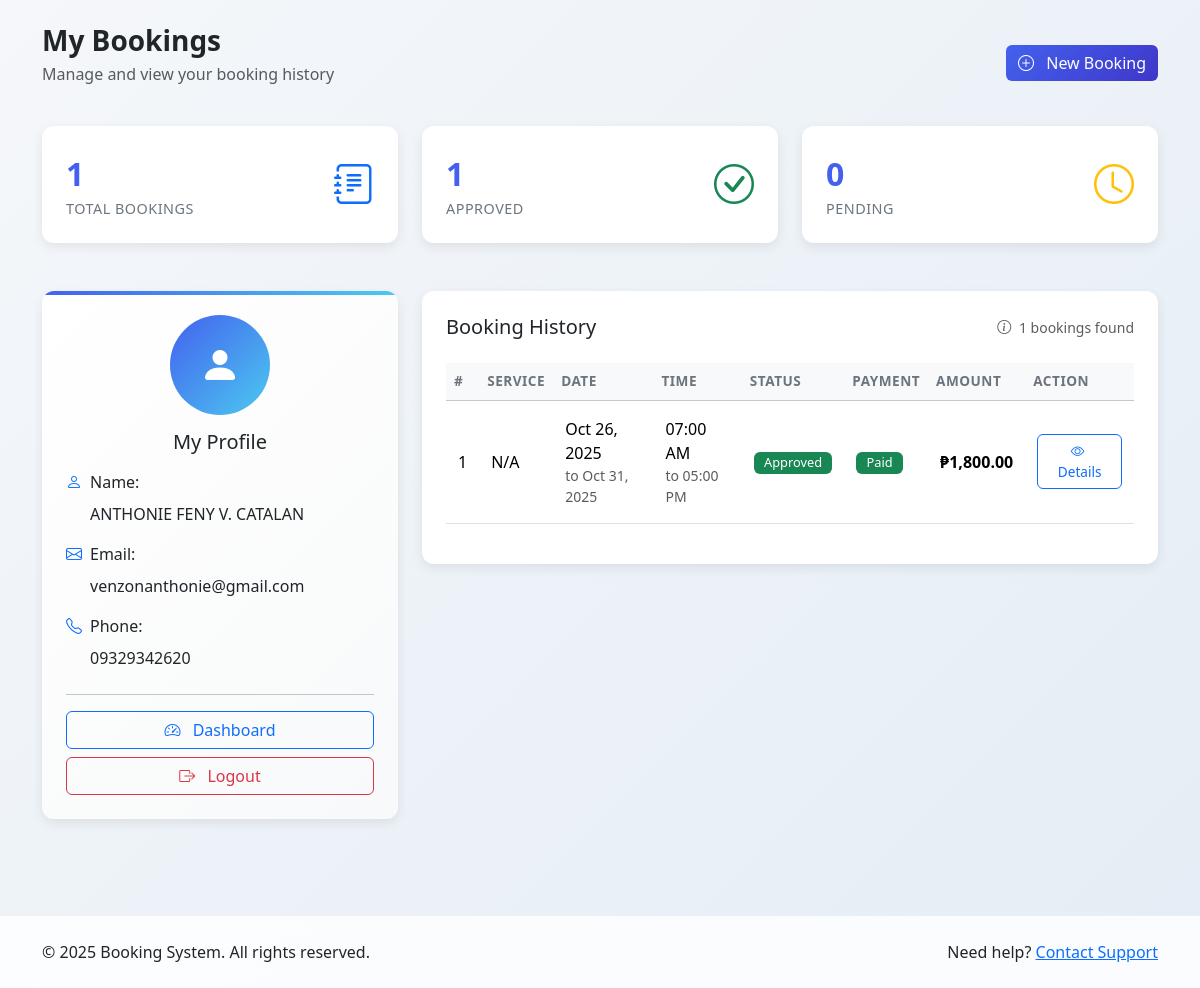
/content/my_bookings.php (signed in), run on an earlier commit of the app's database.
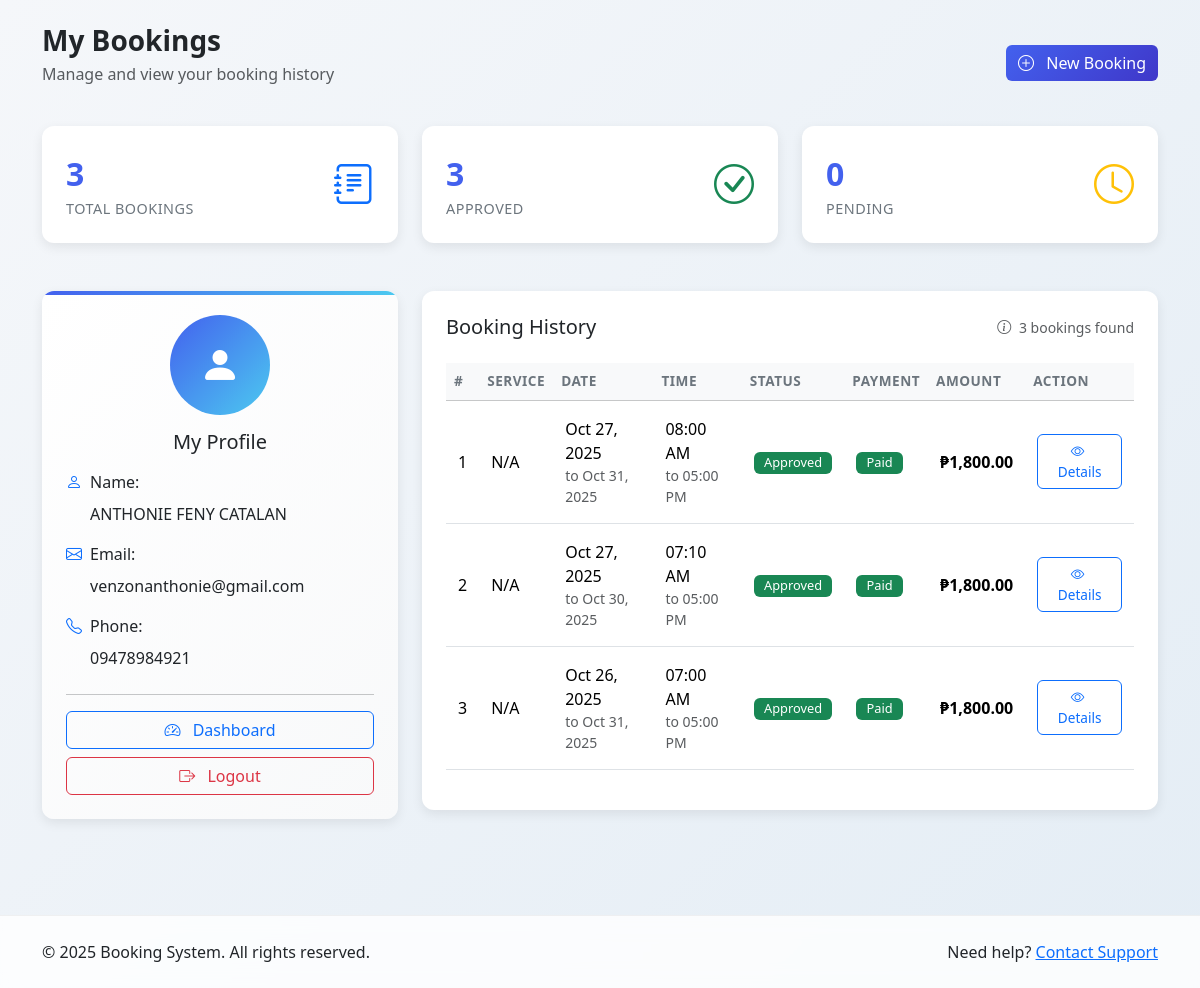
And on a later commit of the database.
### tables this page shows
CREATE TABLE `bookings` (
  `id` int(11) NOT NULL,
  `provider_id` int(11) NOT NULL,
  `service_id` int(11) NOT NULL,
  `customer_id` int(11) NOT NULL,
  `role` int(11) NOT NULL,
  `customer_name` varchar(255) NOT NULL,
  `customer_email` varchar(255) NOT NULL,
  `customer_phone` varchar(50) NOT NULL,
  `booking_date_from` date NOT NULL,
  `booking_date_to` date NOT NULL,
  `booking_time_from` time NOT NULL,
  `booking_time_to` time NOT NULL,
  `total_price` decimal(10,2) NOT NULL DEFAULT 0.00,
  `payment_id` varchar(255) DEFAULT NULL,
  `payment_link` text DEFAULT NULL,
  `booking_time` time NOT NULL,
  `booking_status` varchar(50) NOT NULL DEFAULT 'pending',
  `is_approve` tinyint(1) NOT NULL DEFAULT 0,
  `special_request` text DEFAULT NULL,
  `price` decimal(10,2) NOT NULL,
  `payment_status` varchar(20) NOT NULL DEFAULT 'unpaid',
  `paymongo_checkout_id` varchar(100) DEFAULT NULL,
  `paymongo_payment_intent_id` varchar(100) DEFAULT NULL,
  `created_at` timestamp NOT NULL DEFAULT current_timestamp()
);

### content/my_bookings.php (the view, shortened to what the rows shown need)
<?php
require_once '../db.php';
$customer_id = $_SESSION['user_id'];
$bookings_query = $conn->prepare("
    SELECT
        b.*,
        s.service_name
    FROM
        bookings AS b
    LEFT JOIN
        services AS s ON b.service_id = s.service_id
    WHERE
        b.customer_id = ?
    ORDER BY
        b.created_at DESC
");
$bookings_query->bind_param("i", $customer_id);
$bookings_query->execute();
$bookings = $bookings_query->get_result();
?>
<!DOCTYPE html>
<html lang="en">
<head>
    <link href="https://cdn.jsdelivr.net/npm/bootstrap@5.3.2/dist/css/bootstrap.min.css" rel="stylesheet">
    <link rel="stylesheet" href="https://cdn.jsdelivr.net/npm/bootstrap-icons@1.11.3/font/bootstrap-icons.min.css">
</head>
<body>
    <div class="container py-4">
        <div class="row mb-4">
            <div class="col-12">
                <div class="d-flex justify-content-between align-items-center">
                    <div>
                        <h1 class="h3 fw-bold text-dark mb-1">My Bookings</h1>
                    </div>
                </div>
            </div>
        </div>
            <?php
            if ($bookings->num_rows > 0) {
                $bookings->data_seek(0);
                $bookings->data_seek(0);
            }
            ?>
        <div class="row">
            <div class="col-lg-8">
                <div class="card bookings-card">
                    <div class="card-body p-4">
                        <?php if ($bookings->num_rows > 0): ?>
                            <div class="table-responsive">
                                <table class="table table-hover align-middle">
                                    <thead class="table-light">
                                        <tr>
                                            <th>#</th>
                                            <th>Service</th>
                                            <th>Date</th>
                                            <th>Time</th>
                                            <th>Status</th>
                                            <th>Payment</th>
                                            <th>Amount</th>
                                            <th>Action</th>
                                        </tr>
                                    </thead>
                                    <tbody>
                                        <?php
                                        $count = 1;
                                        while ($row = $bookings->fetch_assoc()):
                                        ?>
                                            <tr>
                                                <td class="fw-medium"><?= $count++ ?></td>
                                                <td class="fw-medium"><?= htmlspecialchars($row['service_name'] ?? 'N/A') ?></td>
                                                <td>
                                                    <div class="d-flex flex-column">
                                                        <span class="fw-medium"><?= date('M d, Y', strtotime($row['booking_date_from'])) ?></span>
                                                        <?php if ($row['booking_date_to'] && $row['booking_date_to'] !== $row['booking_date_from']): ?>
                                                            <small class="text-muted">to <?= date('M d, Y', strtotime($row['booking_date_to'])) ?></small>
                                                        <?php endif; ?>
                                                    </div>
                                                </td>
                                                <td>
                                                    <div class="d-flex flex-column">
                                                        <span><?= date('h:i A', strtotime($row['booking_time_from'])) ?></span>
                                                        <?php if ($row['booking_time_to'] && $row['booking_time_to'] !== $row['booking_time_from']): ?>
                                                            <small class="text-muted">to <?= date('h:i A', strtotime($row['booking_time_to'])) ?></small>
                                                        <?php endif; ?>
                                                    </div>
                                                </td>
                                                <td>
                                                    <?php if ($row['booking_status'] == 'approved'): ?>
                                                        <span class="badge bg-success status-badge">Approved</span>
                                                    <?php elseif ($row['booking_status'] == 'pending'): ?>
                                                        <span class="badge bg-warning text-dark status-badge">Pending</span>
                                                    <?php else: ?>
                                                        <span class="badge bg-secondary status-badge"><?= htmlspecialchars($row['booking_status']) ?></span>
                                                    <?php endif; ?>
                                                </td>
                                                <td>
                                                    <?php if ($row['payment_status'] == 'paid'): ?>
                                                        <span class="badge bg-success status-badge">Paid</span>
                                                    <?php else: ?>
                                                        <span class="badge bg-danger status-badge">Unpaid</span>
                                                    <?php endif; ?>
                                                </td>
                                                <td class="fw-bold">₱<?= number_format($row['total_price'], 2) ?></td>
                                                <td>
                                                    <button type="button" class="btn btn-sm btn-outline-primary action-btn"
                                                            data-bs-toggle="modal"
                                                            data-bs-target="#bookingDetailsModal"
                                                            data-bs-id="<?= $row['id'] ?>"
                                                            data-bs-service-name="<?= htmlspecialchars($row['service_name'] ?? 'N/A') ?>"
                                                            data-bs-name="<?= htmlspecialchars($row['customer_name']) ?>"
                                                            data-bs-email="<?= htmlspecialchars($row['customer_email']) ?>"
                                                            data-bs-phone="<?= htmlspecialchars($row['customer_phone']) ?>"
                                                            data-bs-date-from="<?= htmlspecialchars($row['booking_date_from']) ?>"
                                                            data-bs-date-to="<?= htmlspecialchars($row['booking_date_to']) ?>"
                                                            data-bs-time-from="<?= htmlspecialchars($row['booking_time_from']) ?>"
                                                            data-bs-time-to="<?= htmlspecialchars($row['booking_time_to']) ?>"
                                                            data-bs-price="<?= number_format($row['total_price'], 2) ?>"
                                                            data-bs-status="<?= htmlspecialchars($row['booking_status']) ?>"
                                                            data-bs-payment-status="<?= htmlspecialchars($row['payment_status']) ?>"
                                                            data-bs-special-request="<?= htmlspecialchars($row['special_request'] ?? 'None') ?>"
                                                            data-bs-payment-id="<?= htmlspecialchars($row['payment_id'] ?? 'N/A') ?>"
                                                            data-bs-payment-link="<?= htmlspecialchars($row['payment_link'] ?? '') ?>"
                                                            data-bs-created-at="<?= htmlspecialchars($row['created_at']) ?>">
                                                        <i class="bi bi-eye me-1"></i> Details
                                                    </button>
                                                </td>
                                            </tr>
                                        <?php endwhile; ?>
                                    </tbody>
                                </table>
                            </div>
                        <?php endif; ?>
                    </div>
                </div>
            </div>
        </div>
    </div>
</body>
</html>

What changed in the data, as far as the page shows it:
added bookings: service_name "N/A", booking_date_from "Oct 27, 2025", booking_date_to "Oct 31, 2025", booking_time_from "08:00 AM", booking_time_to "05:00 PM", booking_status "Approved", payment_status "Paid", total_price "1,800.00"
added bookings: service_name "N/A", booking_date_from "Oct 27, 2025", booking_date_to "Oct 30, 2025", booking_time_from "07:10 AM", booking_time_to "05:00 PM", booking_status "Approved", payment_status "Paid", total_price "1,800.00"
Also different on the page:
$bookings->num_rows: "1" → "3"
$approved_count: "1" → "3"
$profile['customer_name']: "ANTHONIE FENY V. CATALAN" → "ANTHONIE FENY CATALAN"
$profile['customer_phone']: "09329342620" → "09478984921"
